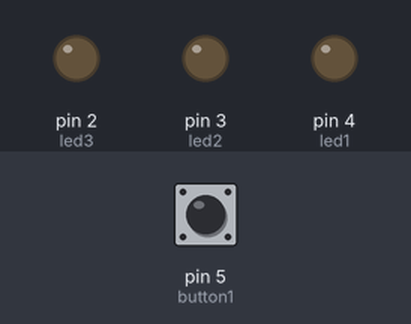
Recording of a sketch running on a simulated Arduino Uno, built with avr-gcc and run on an emulated ATmega328P. On the bench: output pins drawn as LEDs (lit = HIGH). Dashed ring = blinking. Inputs (shaded band) come from the test bench; at power-on: pin 5 (button1) LOW.

Above: at 1.2 s.
1.3 s: pin 5 (button1) pulled HIGH for 0.15 s
At 1.8 s:
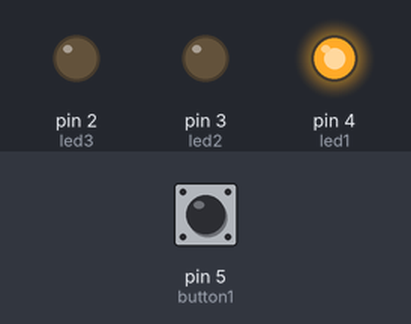
4.4 s: pin 5 (button1) pulled HIGH for 1 s
At 5.4 s:
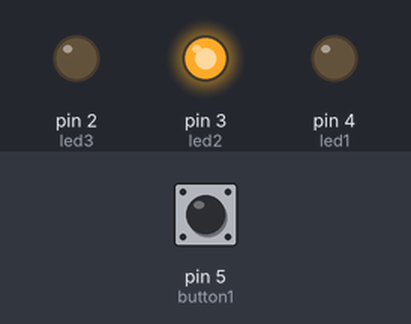
8.0 s: pin 5 (button1) pulled HIGH for 3.2 s
At 9.9 s:
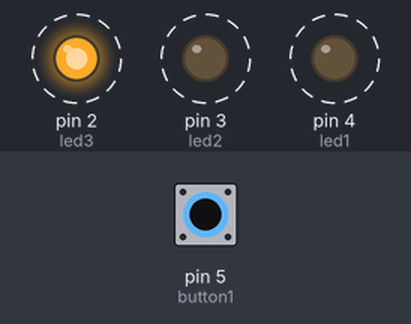
Timing chart, 0 to 13.7 s (numbered marks = the images above; inputs shaded):
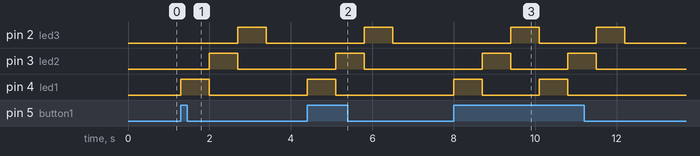

The sketch:

running_LED_ke_kanan_+button__challenge_1_.ino
```cpp
const int button1 = 5;  //
const int led1 = 4;
const int led2 = 3;
const int led3 = 2;

void setup() {
  //
  pinMode(button1, INPUT);

  //
  pinMode(led1, OUTPUT);
  pinMode(led2, OUTPUT);
  pinMode(led3, OUTPUT);
}

void loop() {
  // Jika tombol ditekan
  if (digitalRead(button1) == HIGH) {

    // Menyalakan LED 1
    digitalWrite(led1, HIGH);
    delay(700); //
    digitalWrite(led1, LOW); //

    // Menyalakan LED 2
    digitalWrite(led2, HIGH);
    delay(700); //
    digitalWrite(led2, LOW); //

    // Menyalakan LED 3
    digitalWrite(led3, HIGH);
    delay(700); //
    digitalWrite(led3, LOW); //
  }
}
```

Measured:
- after the input at 1.3 s, pin 2 (led3): LOW → HIGH after 1.4 s, → LOW 0.70 s later; pin 3 (led2): LOW → HIGH after 0.70 s, → LOW 0.70 s later; pin 4 (led1): LOW → HIGH at once, → LOW 0.70 s later
- after the input at 4.4 s, pin 2 (led3): LOW → HIGH after 1.4 s, → LOW 0.70 s later; pin 3 (led2): LOW → HIGH after 0.70 s, → LOW 0.70 s later; pin 4 (led1): LOW → HIGH at once, → LOW 0.70 s later
- after the input at 8.0 s, pin 2 (led3): alternates HIGH for 0.70 s and LOW for 1.4 s, 4 changes in all, then stays LOW, starting after 1.4 s; pin 3 (led2): alternates HIGH for 0.70 s and LOW for 1.4 s, 4 changes in all, then stays LOW, starting after 0.70 s
